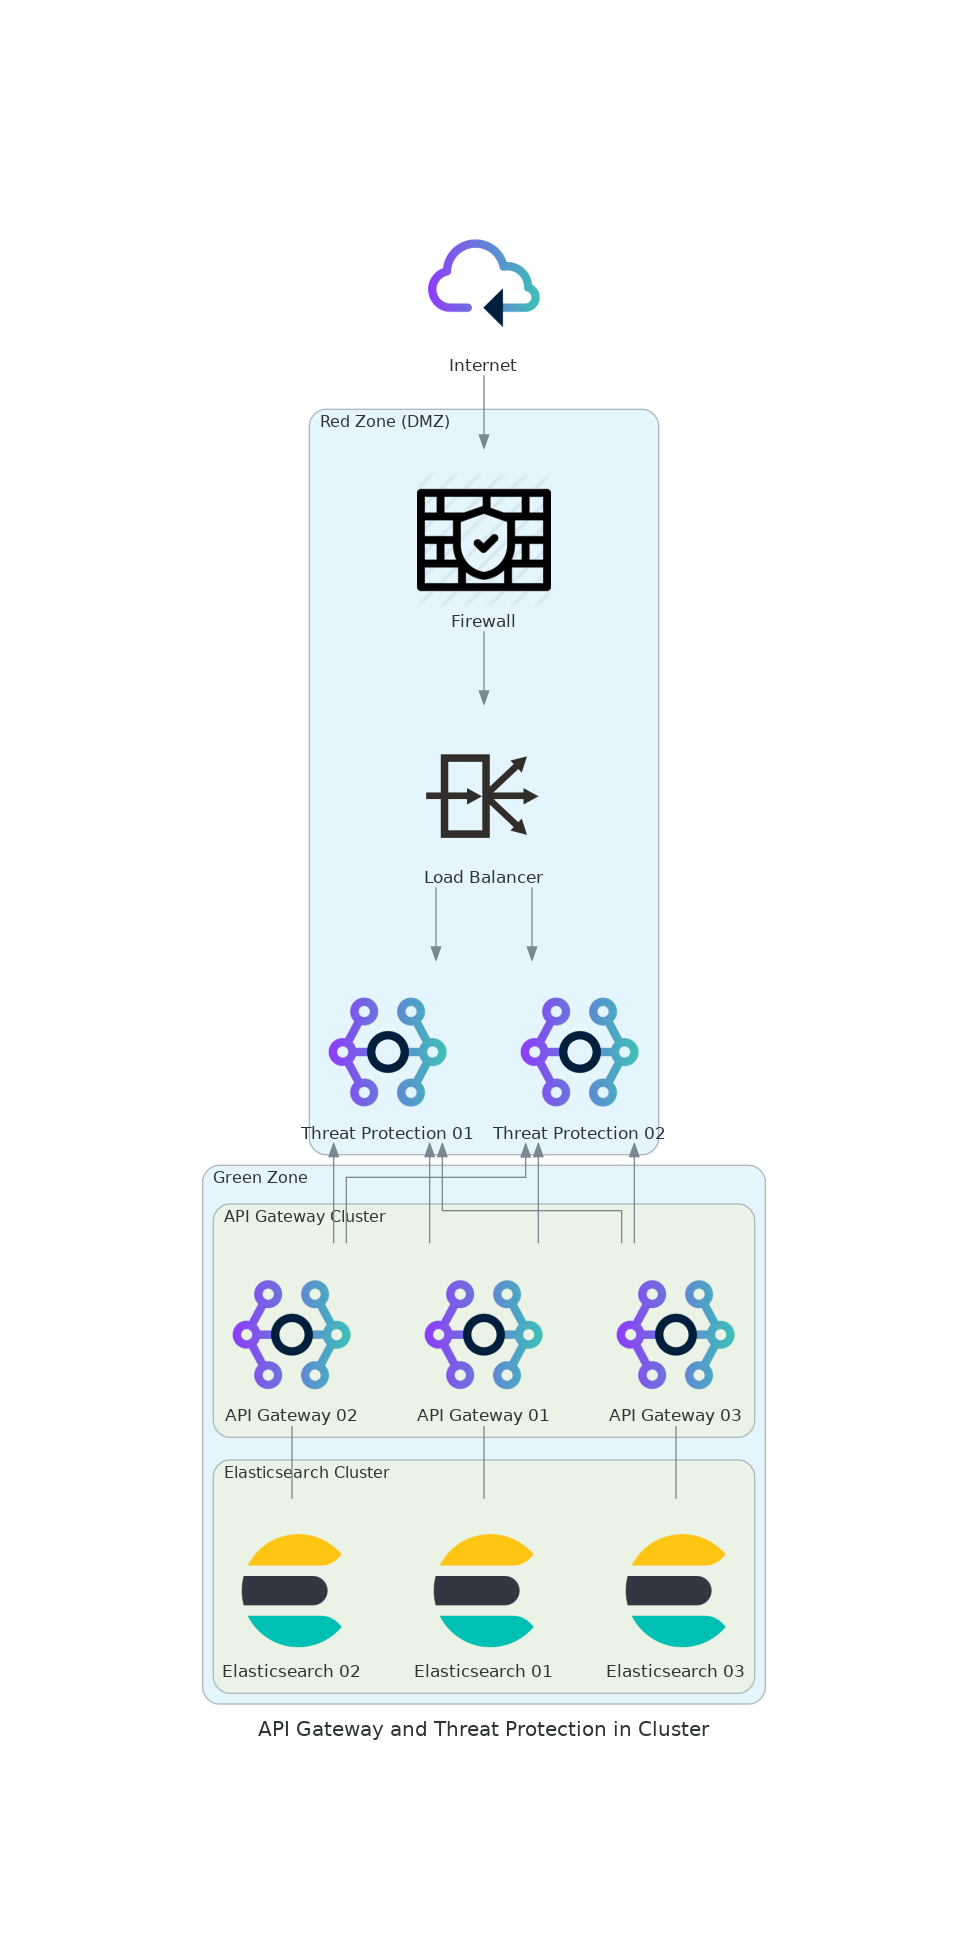

Here is the Python script that generated this plot:

from diagrams import Diagram,Cluster,Edge
from diagrams.custom          import Custom
from diagrams.generic.network import Firewall
from diagrams.oci.network     import LoadBalancer
from urllib.request           import urlretrieve
from diagrams.elastic.elasticsearch import Elasticsearch

# You can change the data flow direction with direction parameter. Default is LR.
# (TB, BT, LR and RL) are allowed.

with Diagram("API Gateway and Threat Protection in Cluster", show=True, filename="apigw-tp-cluster",direction="TB" ):

  # Software AG Cloud
  cloud_url  = "https://github.com/SoftwareAG/webmethods-ui-assets/raw/main/product-icons/256x256/Software_AG_Cloud-256x256.png"
  cloud_icon = "Software_AG_Cloud-256x256.png.tmp"
  urlretrieve(cloud_url, cloud_icon)

  # API Gateway
  apigw_url  = "https://github.com/SoftwareAG/webmethods-ui-assets/raw/main/product-icons/256x256/webMethods_API_Gateway-256x256.png"
  apigw_icon = "webMethods_API_Gateway-256x256.png.tmp"
  urlretrieve(apigw_url, apigw_icon)

  i = Custom("Internet", cloud_icon)

  with Cluster("Red Zone (DMZ)"):
    f01   = Firewall("Firewall")
    lb    = LoadBalancer("Load Balancer")
    tp01  = Custom("Threat Protection 01", apigw_icon)
    tp02  = Custom("Threat Protection 02", apigw_icon)

  with Cluster("Green Zone"):
    with Cluster("API Gateway Cluster" ):
      a01 = Custom("API Gateway 01", apigw_icon)
      a02 = Custom("API Gateway 02", apigw_icon)
      a03 = Custom("API Gateway 03", apigw_icon)

    with Cluster("Elasticsearch Cluster"):
      e01 = Elasticsearch("Elasticsearch 01")
      e02 = Elasticsearch("Elasticsearch 02")
      e03 = Elasticsearch("Elasticsearch 03")

  i >> f01 >> lb >> [tp01, tp02]
  [tp01, tp02] << a01
  [tp01, tp02] << a02
  [tp01, tp02] << a03
  
  a01 - e01
  a02 - e02
  a03 - e03
